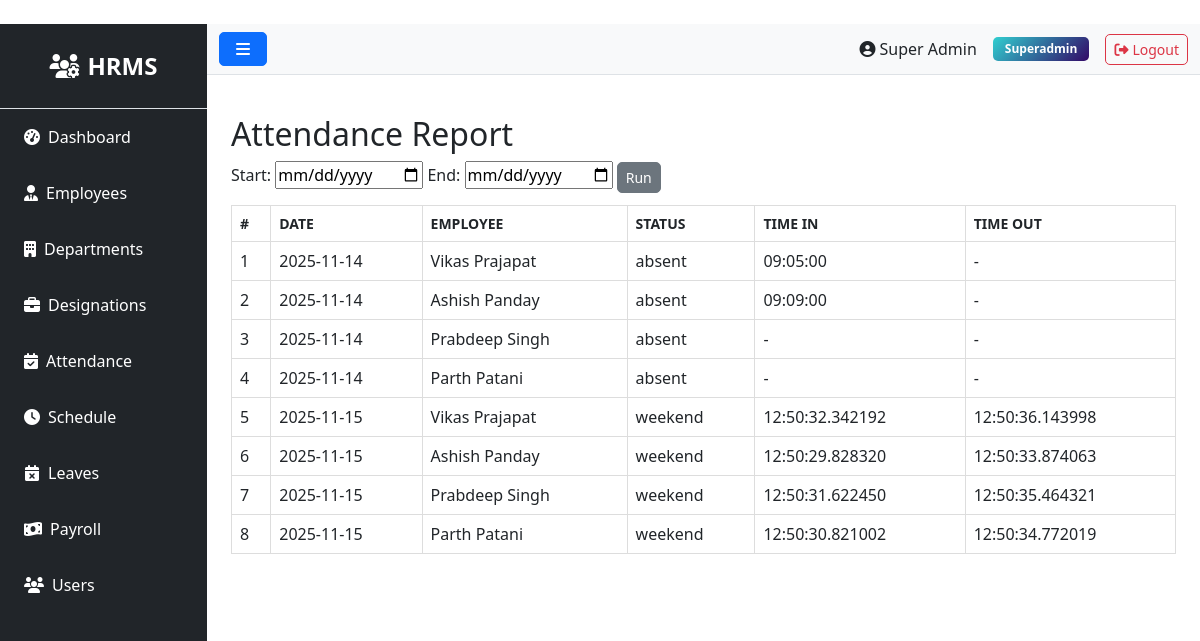
The page /attendance/report (signed in) on the database as committed earlier.
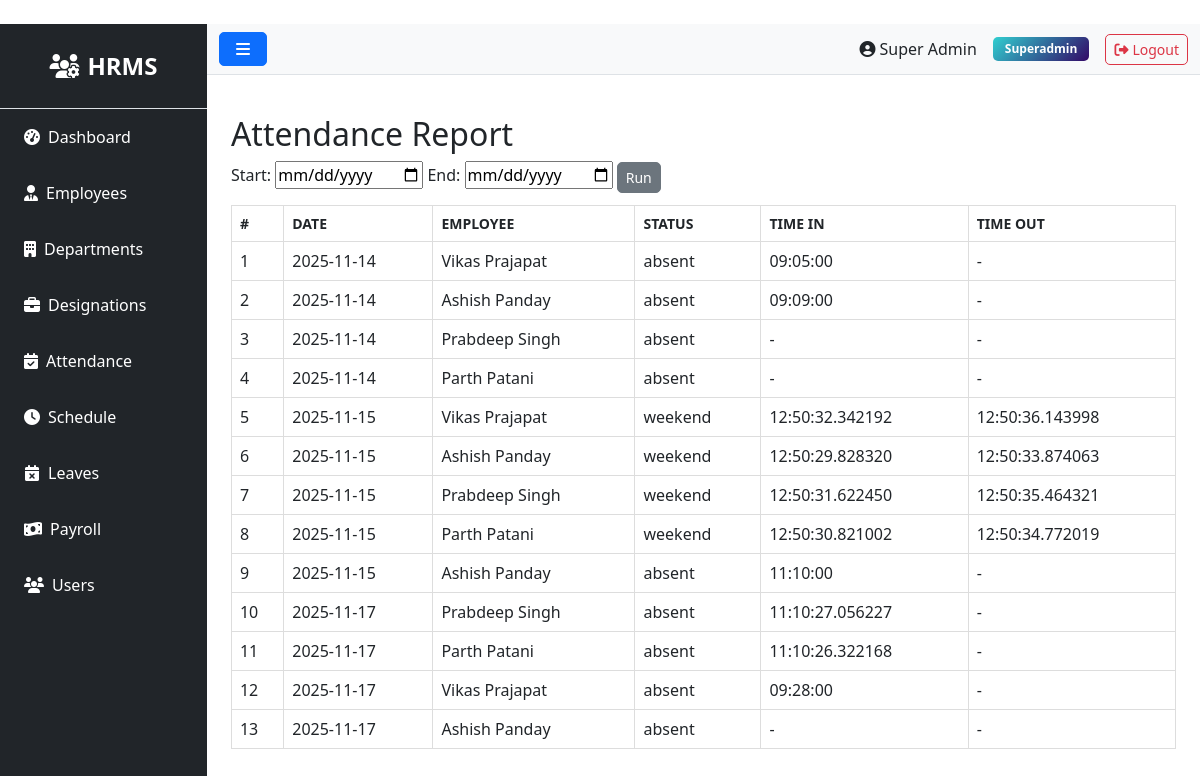
The same page on the database as committed later.
### models.py (models this page shows, shortened)
class User(UserMixin, db.Model):
    __tablename__ = 'users'
    id = db.Column(db.Integer, primary_key=True)
    role_id = db.Column(db.Integer, db.ForeignKey('roles.id'), nullable=False)
    name = db.Column(db.String(100), nullable=False)
    email = db.Column(db.String(100), unique=True, nullable=False)
    phone = db.Column(db.String(20))
    status = db.Column(db.String(20), default='active')
    password = db.Column(db.String(255), nullable=False)
    remember_token = db.Column(db.String(100))
    email_verified_at = db.Column(db.DateTime)
    created_at = db.Column(db.DateTime, default=datetime.utcnow)
    updated_at = db.Column(db.DateTime, default=datetime.utcnow, onupdate=datetime.utcnow)

class Role(db.Model):
    __tablename__ = 'roles'
    id = db.Column(db.Integer, primary_key=True)
    name = db.Column(db.String(50), unique=True, nullable=False)
    description = db.Column(db.Text)
    created_at = db.Column(db.DateTime, default=datetime.utcnow)
    updated_at = db.Column(db.DateTime, default=datetime.utcnow, onupdate=datetime.utcnow)
    users = db.relationship('User', backref='role', lazy=True)

class Attendance(db.Model):
    __tablename__ = 'attendances'
    id = db.Column(db.Integer, primary_key=True)
    employee_id = db.Column(db.Integer, db.ForeignKey('employees.id'), nullable=False)
    date = db.Column(db.Date, nullable=False)
    time_in = db.Column(db.Time)
    time_out = db.Column(db.Time)
    status = db.Column(db.String(20))  # present, absent, holiday, weekend
    description = db.Column(db.Text)  # For holiday name or other notes
    created_at = db.Column(db.DateTime, default=datetime.utcnow)
    updated_at = db.Column(db.DateTime, default=datetime.utcnow, onupdate=datetime.utcnow)

class Employee(db.Model):
    __tablename__ = 'employees'
    id = db.Column(db.Integer, primary_key=True)
    department_id = db.Column(db.Integer, db.ForeignKey('departments.id'))
    designation_id = db.Column(db.Integer, db.ForeignKey('designations.id'))
    schedule_id = db.Column(db.Integer, db.ForeignKey('schedules.id'))
    firstname = db.Column(db.String(100), nullable=False)
    lastname = db.Column(db.String(100), nullable=False)
    unique_id = db.Column(db.String(50), unique=True)
    email = db.Column(db.String(100), unique=True)
    phone = db.Column(db.String(20))
    address = db.Column(db.Text)
    dob = db.Column(db.Date)
    gender = db.Column(db.String(10))
    religion = db.Column(db.String(50))
    marital = db.Column(db.String(20))
    image = db.Column(db.String(255))  # Store image filename
    status = db.Column(db.String(20), default='active')
    created_at = db.Column(db.DateTime, default=datetime.utcnow)
    updated_at = db.Column(db.DateTime, default=datetime.utcnow, onupdate=datetime.utcnow)
    attendances = db.relationship('Attendance', backref='employee', lazy=True, cascade='all, delete-orphan')
    checks = db.relationship('Check', backref='employee', lazy=True, cascade='all, delete-orphan')
    salary = db.relationship('Salary', backref='employee', uselist=False, cascade='all, delete-orphan')
    leaves = db.relationship('Leave', backref='employee', lazy=True, cascade='all, delete-orphan')
    late_times = db.relationship('LateTime', backref='employee', lazy=True, cascade='all, delete-orphan')
    over_times = db.relationship('OverTime', backref='employee', lazy=True, cascade='all, delete-orphan')
    payrolls = db.relationship('Payroll', backref='employee', lazy=True, cascade='all, delete-orphan')

### routes/attendance.py (the view)
@bp.route('/report')
@login_required
def report():
    if not current_user.is_authenticated or current_user.role.name not in ['superadmin', 'admin', 'moderator', 'hr']:
        flash('Access denied', 'danger')
        return redirect(url_for('auth.login'))
    start_date = request.args.get('start_date')
    end_date = request.args.get('end_date')
    query = Attendance.query
    if start_date and end_date:
        query = query.filter(Attendance.date.between(start_date, end_date))
    attendances = query.all()
    return render_template('admin/attendance/report.html', attendances=attendances)

### app.py (called while the page is built)
@login_manager.user_loader
def load_user(user_id):
    try:
        return db.session.get(User, int(user_id))
    except Exception as e:
        app.logger.error(f'Error loading user {user_id}: {str(e)}')
        return None

@app.context_processor
def inject_user():
    pending_leaves = 0
    try:
        if current_user.is_authenticated and getattr(current_user, 'role', None) and current_user.role.name in ['superadmin', 'admin', 'hr']:
            from models import Leave
            pending_leaves = Leave.query.filter_by(status='pending').count()
    except Exception:
        pending_leaves = 0
    return dict(current_user=current_user, pending_leaves=pending_leaves)

### templates/admin/attendance/report.html (shortened to what this page needs)
﻿{% extends "base.html" %}
{% block content %}
<h2>Attendance Report</h2>
<form method="get" action="{{ url_for('attendance.report') }}" style="margin-bottom:12px;">
	<label for="start_date">Start:</label>
	<input type="date" id="start_date" name="start_date" value="{{ request.args.get('start_date','') }}">
	<label for="end_date">End:</label>
	<input type="date" id="end_date" name="end_date" value="{{ request.args.get('end_date','') }}">
	<button class="btn btn-sm btn-secondary" type="submit">Run</button>
</form>
<table class="table" style="width:100%; border-collapse: collapse;">
	<thead>
		<tr>
			<th style="border:1px solid #ddd;padding:8px;">#</th>
			<th style="border:1px solid #ddd;padding:8px;">Date</th>
			<th style="border:1px solid #ddd;padding:8px;">Employee</th>
			<th style="border:1px solid #ddd;padding:8px;">Status</th>
			<th style="border:1px solid #ddd;padding:8px;">Time In</th>
			<th style="border:1px solid #ddd;padding:8px;">Time Out</th>
		</tr>
	</thead>
	<tbody>
		{% if attendances %}
			{% for a in attendances %}
				<tr>
					<td style="border:1px solid #ddd;padding:8px;">{{ loop.index }}</td>
					<td style="border:1px solid #ddd;padding:8px;">{{ a.date }}</td>
					<td style="border:1px solid #ddd;padding:8px;">{{ a.employee.firstname }} {{ a.employee.lastname }}</td>
					<td style="border:1px solid #ddd;padding:8px;">{{ a.status or 'present' }}</td>
					<td style="border:1px solid #ddd;padding:8px;">{{ a.time_in or '-' }}</td>
					<td style="border:1px solid #ddd;padding:8px;">{{ a.time_out or '-' }}</td>
				</tr>
			{% endfor %}
		{% else %}
			<tr><td colspan="6" style="padding:8px;">No records found for the selected range.</td></tr>
		{% endif %}
	</tbody>
</table>
{% endblock %}

### templates/base.html (shortened to what this page needs)
<!DOCTYPE html>
<html lang="en">
<head>
    <link href="https://cdn.jsdelivr.net/npm/bootstrap@5.3.0/dist/css/bootstrap.min.css" rel="stylesheet">
    <link rel="stylesheet" href="https://cdnjs.cloudflare.com/ajax/libs/font-awesome/6.4.0/css/all.min.css">
    <link rel="stylesheet" href="{{ url_for('static', filename='css/style.css') }}">
</head>
<body>
    {% if current_user.is_authenticated %}
    {% set role_name = (current_user.role.name if current_user.role and current_user.role.name else 'employee') %}
    {% set dashboard_map = {
        'superadmin': 'admin.superadmin_dashboard',
        'admin': 'admin.admin_dashboard',
        'hr': 'admin.hr_dashboard',
        'payroll': 'admin.payroll_dashboard',
        'moderator': 'admin.moderator_dashboard',
        'employee': 'admin.employee_dashboard'
    } %}
    {% set dashboard_endpoint = dashboard_map.get(role_name, 'admin.employee_dashboard') %}
    <div class="d-flex" id="wrapper">
        <div class="bg-dark text-white" id="sidebar-wrapper">
            <div class="sidebar-heading text-center py-4 fs-4 fw-bold border-bottom">
                <i class="fas fa-users-cog me-2"></i>HRMS
            </div>
            <div class="list-group list-group-flush">
                <a href="{{ url_for(dashboard_endpoint) }}" class="list-group-item list-group-item-action bg-dark text-white">
                    <i class="fas fa-tachometer-alt me-2"></i>Dashboard
                </a>
                {% if role_name in ['superadmin', 'admin', 'hr'] %}
                <a href="{{ url_for('employee.index') }}" class="list-group-item list-group-item-action bg-dark text-white">
                    <i class="fas fa-user-tie me-2"></i>Employees
                </a>
                <a href="{{ url_for('department.index') }}" class="list-group-item list-group-item-action bg-dark text-white">
                    <i class="fas fa-building me-2"></i>Departments
                </a>
                <a href="{{ url_for('designation.index') }}" class="list-group-item list-group-item-action bg-dark text-white">
                    <i class="fas fa-briefcase me-2"></i>Designations
                </a>
                {% endif %}
                {% if role_name in ['superadmin', 'admin', 'moderator', 'hr'] %}
                <a href="{{ url_for('attendance.index') }}" class="list-group-item list-group-item-action bg-dark text-white">
                    <i class="fas fa-calendar-check me-2"></i>Attendance
                </a>
                <a href="{{ url_for('schedule.index') }}" class="list-group-item list-group-item-action bg-dark text-white">
                    <i class="fas fa-clock me-2"></i>Schedule
                </a>
                {% endif %}
                {% if role_name in ['superadmin', 'admin', 'hr'] %}
                <a href="{{ url_for('leave.index') }}" class="list-group-item list-group-item-action bg-dark text-white">
                    <i class="fas fa-calendar-times me-2"></i>Leaves
                </a>
                {% endif %}
                {% if role_name in ['superadmin', 'admin', 'payroll'] %}
                <a href="{{ url_for('payroll.index') }}" class="list-group-item list-group-item-action bg-dark text-white">
                    <i class="fas fa-money-bill-wave me-2"></i>Payroll
                </a>
                {% endif %}
                {% if role_name in ['superadmin', 'admin'] %}
                <a href="{{ url_for('user.index') }}" class="list-group-item list-group-item-action bg-dark text-white">
                    <i class="fas fa-users me-2"></i>Users
                </a>
                {% endif %}
            </div>
        </div>
        <div id="page-content-wrapper" class="w-100">
            <nav class="navbar navbar-expand-lg navbar-light bg-light border-bottom">
                <div class="container-fluid">
                    <button class="btn btn-primary" id="menu-toggle">
                        <i class="fas fa-bars"></i>
                    </button>
                    <div class="ms-auto d-flex align-items-center">
                        <span class="me-3">
                            <i class="fas fa-user-circle me-1"></i>{{ current_user.name }}
                        </span>
                        <span class="badge bg-info me-3">{{ role_name|title }}</span>
                        <a href="{{ url_for('auth.logout') }}" class="btn btn-outline-danger btn-sm">
                            <i class="fas fa-sign-out-alt me-1"></i>Logout
                        </a>
                    </div>
                </div>
            </nav>
            <div class="container-fluid p-4">
                {% block content %}{% endblock %}
            </div>
        </div>
    </div>
    {% endif %}
</body>
</html>

### static/css/style.css (style rules this page uses)
#wrapper { min-height: 100vh; }
#sidebar-wrapper { min-height: 100vh; width: 250px; transition: margin 0.3s ease-in-out; }
#sidebar-wrapper .sidebar-heading { padding: 0.875rem 1.25rem; font-size: 1.2rem; }
#page-content-wrapper { min-width: 0; width: 100%; }
.list-group-item { border: none; padding: 1rem 1.5rem; }
.table { background-color: white; }
.table thead th { border-bottom: 2px solid #dee2e6; font-weight: 600; text-transform: uppercase; font-size: 0.875rem; }
.btn { border-radius: 5px; padding: 0.5rem 1rem; }
.btn-sm { padding: 0.25rem 0.5rem; }
.badge { padding: 0.5em 1em; border-radius: 5px; }
.bg-info { background: linear-gradient(135deg, #30cfd0 0%, #330867 100%) !important; }

Rows that differ between the two databases and show on the page:
added Attendance: date "2025-11-15", employee.firstname "Ashish", employee.lastname "Panday", status "absent", time_in "11:10:00", time_out "-"
added Attendance: date "2025-11-17", employee.firstname "Prabdeep", employee.lastname "Singh", status "absent", time_in "11:10:27.056227", time_out "-"
added Attendance: date "2025-11-17", employee.firstname "Parth", employee.lastname "Patani", status "absent", time_in "11:10:26.322168", time_out "-"
added Attendance: date "2025-11-17", employee.firstname "Vikas", employee.lastname "Prajapat", status "absent", time_in "09:28:00", time_out "-"
added Attendance: date "2025-11-17", employee.firstname "Ashish", employee.lastname "Panday", status "absent", time_in "-", time_out "-"
